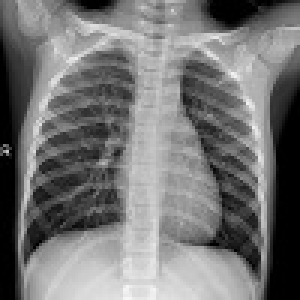
#> input picture Dataset/Negative/N1.jpg, 100 x 100 px (shown 3 times larger); its folder holds 4 pictures in this run
$ python NN-sklearn.py
#> lines starting #> are read from the running program, lines starting #| are printed output that depends on the picture; after the words box and inside, x2 and y2 are one past the last pixel; in counts of white or black regions, pixels touching at a corner belong together
# import the necessary packages
import os
os.environ['TF_CPP_MIN_LOG_LEVEL'] = '3'
import glob
from PIL import Image
import splitfolders
from sklearn.model_selection import train_test_split
import numpy as np
from sklearn.neural_network import MLPClassifier
import cv2

# read the image file of Normal (negative)
file = r'C:\Users\EGYPT\PycharmProjects\pythonProject1\Dataset\Negative\*.jpg'
path_copy_Negative = 'C:\\Users\\EGYPT\PycharmProjects\\pythonProject1\\data\\NegatibeBirized\\'
i =0
thresh = 200
maxval = 255
#birization of negative images and save it
for fn in glob.glob(file):
    iml = Image.open(fn)
#> iml is the input picture: PIL image 100x100 RGB; min 0, max 246, mean 116.7
    im_gray = np.array(Image.open(fn).convert('L'))
    i+=1
    im_bin = (im_gray > thresh) * maxval
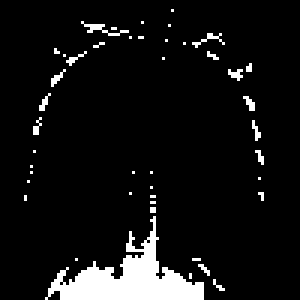
#> im_bin: shape (100, 100) int64 (shown 3 times larger); 7.4% white; 44 white regions (42 under 20 px), largest, box (x1, y1, x2, y2) and area: (15, 72, 68, 100) 552, (27, 7, 43, 12) 23
    Image.fromarray(np.uint8(im_bin)).save(path_copy_Negative+f'bin{i}.jpg')
#> pass 2 of the loop `for fn in glob.glob(file):`:
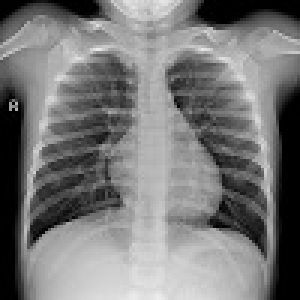
#> input picture Dataset/Negative/N10.jpg, 100 x 100 px (shown 3 times larger)
#> iml is the input picture: PIL image 100x100 RGB; min 0, max 237, mean 120.2
#> `im_bin = (im_gray > thresh) * maxval`:
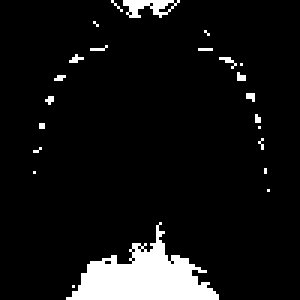
#> im_bin: shape (100, 100) int64 (shown 3 times larger); 7.6% white; 23 white regions (21 under 20 px), largest, box (x1, y1, x2, y2) and area: (22, 74, 73, 100) 617, (41, 0, 60, 6) 63
#> pass 3 of the loop `for fn in glob.glob(file):`:
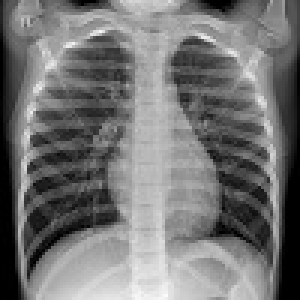
#> input picture Dataset/Negative/N11.jpg, 100 x 100 px (shown 3 times larger)
#> iml is the input picture: PIL image 100x100 RGB; min 0, max 252, mean 116.1
#> `im_bin = (im_gray > thresh) * maxval`:
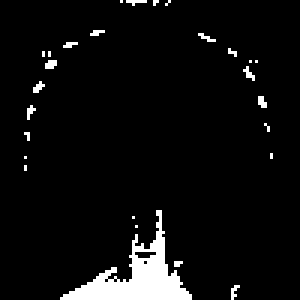
#> im_bin: shape (100, 100) int64 (shown 3 times larger); 5.4% white; 27 white regions (26 under 20 px), largest, box (x1, y1, x2, y2) and area: (20, 70, 64, 100) 424
#> the loop made 4 passes; the first 3 are shown

i=0
#> i = 0
# read the image file of (positive)
file = r'C:\Users\EGYPT\PycharmProjects\pythonProject1\Dataset\Positive\*.jpg'
path_copy_Positive ='C:\\Users\EGYPT\\PycharmProjects\\pythonProject1\\data\\PositiveBinrized\\'
#birization of negative images and save it
for fn in glob.glob(file):
    iml = Image.open(fn)
    im_gray = np.array(Image.open(fn).convert('L'))
    i+=1
    im_bin = (im_gray > thresh) * maxval
    Image.fromarray(np.uint8(im_bin)).save(path_copy_Positive+f'bin{i}.jpg')


input_folder = 'data/'
#splitting data into 80% test and 20% training on folders
splitfolders.ratio(input_folder,output="images",
                   seed=3,ratio=(0.8,0.0,0.2),group_prefix=None)
#> (this line was passed over: splitfolders is not available in this run)
#prepare data
#> (the run stopped early here; a loop or call above may not have finished)
